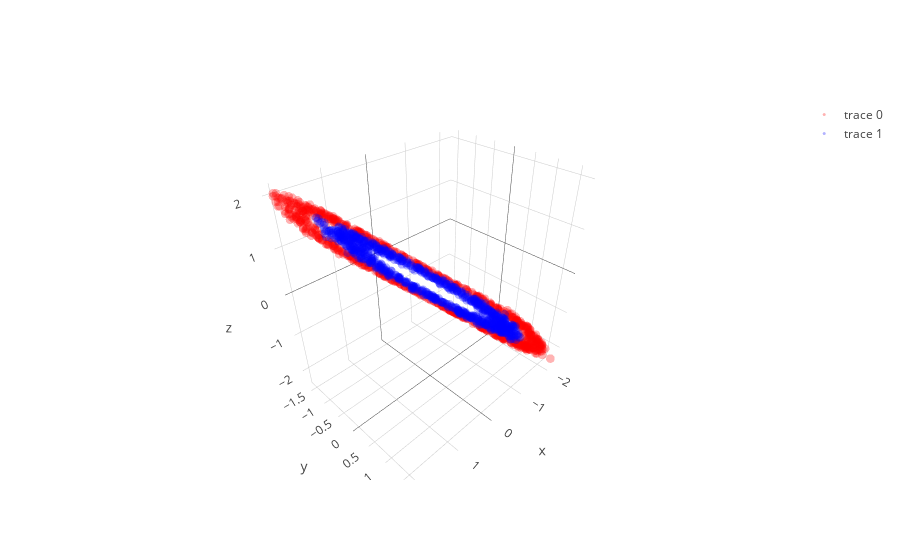

This figure's notebook cell:
### Code cell
learning_rate = 0.00008; beta1=0.999; beta2=0.999; adam_e = 1e-8 

l1 = PCA_layer(2,4)
l1b= batch_norm()
l2 = PCA_layer(4,3)
l2b= batch_norm()
l3 = PCA_layer(3,2)

mini_batch_size    = 20
training_iteration = 100

copyX = np.copy(X)
for iter in range(training_iteration):

    copyX = shuffle(copyX)
    for current_batch_index in range(0,len(X),mini_batch_size):
        current_batch = copyX[current_batch_index:current_batch_index+mini_batch_size]
        layer1,layer1_var = l1.feed_non(current_batch,0)
        layer1bn = l1b.feed(layer1)
        layer2,layer2_var = l2.feed_non(layer1bn,0)
        layer2bn = l2b.feed(layer2)
        layer3,layer3_var = l3.feed_linear(layer2bn)

        sys.stdout.write("Iter: " + str(iter) + " " + str(layer1_var.mean() + layer2_var.mean() + layer3_var.mean()) + '\r')
        sys.stdout.flush()
        
        grad3 = l3.back_linear()
        grad2bn = l2b.back(grad3)
        grad2 = l2.back_non(grad2bn,cancel=0,sign_value=1)
        grad1bn = l1b.back(grad2)
        grad1 = l1.back_non(grad1bn,cancel=0,sign_value=-1)
   
layer1,layer1_var = l1.feed_non(X,0)
layer1bn = l1b.feed(layer1)
layer2,layer2_var = l2.feed_non(layer1bn,0)
layer2bn = l2b.feed(layer2)
layer3,layer3_var = l3.feed_linear(layer2bn)

trace1 = go.Scatter3d(
    x=layer2bn[y==0,0],
    y=layer2bn[y==0,1],
    z=layer2bn[y==0,2],
    mode='markers',
    line=dict(color='red',width=0.5),
    marker=dict(size=3,opacity=0.3)
)
trace2 = go.Scatter3d(
    x=layer2bn[y==1,0],
    y=layer2bn[y==1,1],
    z=layer2bn[y==1,2],
    mode='markers',
    line=dict(color='blue',width=0.5),
    marker=dict(size=3,opacity=0.3)
)
data = [trace1,trace2]
fig  = go.Figure(data=data)
iplot(fig)

plt.figure(figsize=(8,6))
plt.scatter(layer3[y==0, 0], layer3[y==0, 1], color='red', alpha=0.5)
plt.scatter(layer3[y==1, 0], layer3[y==1, 1], color='blue', alpha=0.5)
plt.show()

### Figure 1 — Plotly figure (JSON) as saved in the notebook; plotly's stock layout.template omitted (floating-point values rounded to 4 significant figures; data arrays with more than 128 entries replaced by an {"elided": "..."} marker saying what was removed)
{"data": [{"line": {"color": "red", "width": 0.5}, "marker": {"opacity": 0.3, "size": 3}, "mode": "markers", "type": "scatter3d", "uid": "1513cd1d-bf42-4d51-a64b-b5f6879d00f0", "x": {"elided": "750 float values"}, "y": {"elided": "750 float values"}, "z": {"elided": "750 float values"}}, {"line": {"color": "blue", "width": 0.5}, "marker": {"opacity": 0.3, "size": 3}, "mode": "markers", "type": "scatter3d", "uid": "cbe8a9df-7caa-41c0-a0a5-fd885afcd833", "x": {"elided": "750 float values"}, "y": {"elided": "750 float values"}, "z": {"elided": "750 float values"}}], "layout": {}}
